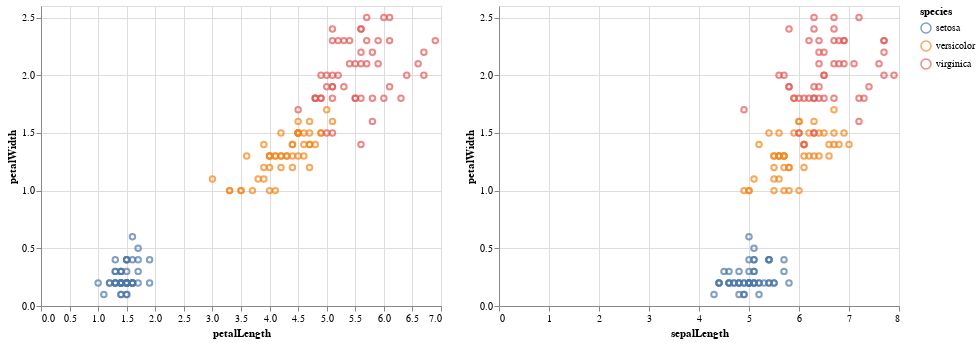

This figure's notebook cell:
### Code cell
#Host 2 of the same plot side by side with a different X encoded on 1

chart | chart.encode(x='sepalLength')

### Figure 1 — Vega-Lite specification as saved in the notebook (floating-point values rounded to 4 significant figures; data arrays with more than 128 entries replaced by an {"elided": "..."} marker saying what was removed)
{"$schema": "https://vega.github.io/schema/vega-lite/v2.4.3.json", "config": {"view": {"height": 300, "width": 400}}, "hconcat": [{"data": {"values": {"elided": "150 records"}}, "encoding": {"color": {"condition": {"field": "species", "selection": "selector003", "type": "nominal"}, "value": "lightgray"}, "x": {"field": "petalLength", "type": "quantitative"}, "y": {"field": "petalWidth", "type": "quantitative"}}, "mark": "point", "selection": {"selector003": {"encodings": ["x", "y"], "mark": {"fill": "#333", "fillOpacity": 0.125, "stroke": "white"}, "on": "[mousedown, window:mouseup] > window:mousemove!", "resolve": "global", "translate": "[mousedown, window:mouseup] > window:mousemove!", "type": "interval", "zoom": "wheel!"}}}, {"data": {"values": {"elided": "150 records"}}, "encoding": {"color": {"condition": {"field": "species", "selection": "selector003", "type": "nominal"}, "value": "lightgray"}, "x": {"field": "sepalLength", "type": "quantitative"}, "y": {"field": "petalWidth", "type": "quantitative"}}, "mark": "point", "selection": {"selector003": {"encodings": ["x", "y"], "mark": {"fill": "#333", "fillOpacity": 0.125, "stroke": "white"}, "on": "[mousedown, window:mouseup] > window:mousemove!", "resolve": "global", "translate": "[mousedown, window:mouseup] > window:mousemove!", "type": "interval", "zoom": "wheel!"}}}]}
